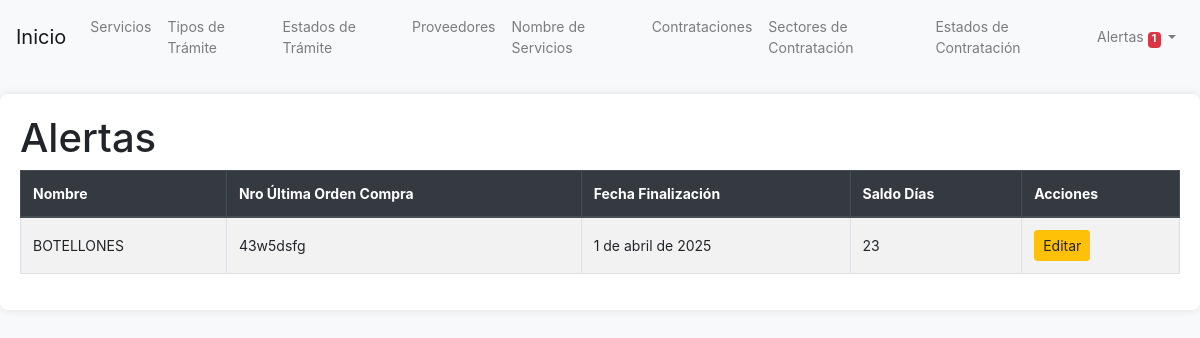
/alertas/, run on the app's committed database.
### servicios/models.py (models this page shows, shortened)
class Contratacion(models.Model):
    nombre = models.ForeignKey(NombreServicio, on_delete=models.CASCADE)
    nro_ultima_orden_compra = models.CharField(max_length=100)
    duracion_meses = models.IntegerField(editable=False, default=0)
    fecha_inicio = models.DateField()
    fecha_finalizacion = models.DateField()
    saldo_dias = models.IntegerField(editable=False, default=0)
    nro_expediente_contratacion = models.CharField(max_length=100)
    vigente = models.BooleanField(default=True)
    en_tramite = models.BooleanField(default=False)
    estado = models.ForeignKey(EstadoContratacion, on_delete=models.CASCADE)
    sector = models.ForeignKey(SectorContratacion, on_delete=models.CASCADE)
    fecha_creacion = models.DateTimeField(auto_now_add=True)
    fecha_modificacion = models.DateTimeField(auto_now=True)

class NombreServicio(models.Model):
    nombre = models.CharField(max_length=100)
    def __str__(self):
        return self.nombre

### servicios/views.py (the view)
# urls.py: path('alertas/', views.alertas_list, name='alertas_list'),
def alertas_list(request):
    contrataciones = Contratacion.objects.filter(fecha_finalizacion__lte=date.today() + timedelta(days=90))
    alertas_count = contrataciones.count()
    return render(request, 'servicios/alertas_list.html', {'contrataciones': contrataciones, 'alertas_count': alertas_count})

### servicios/templates/servicios/alertas_list.html (shortened to what this page needs)
{% extends 'base.html' %}
{% block content %}
<h1>Alertas</h1>
<table class="table table-striped table-bordered">
    <thead class="thead-dark">
        <tr>
            <th>Nombre</th>
            <th>Nro Última Orden Compra</th>
            <th>Fecha Finalización</th>
            <th>Saldo Días</th>
            <th>Acciones</th>
        </tr>
    </thead>
    <tbody>
        {% for contratacion in contrataciones %}
        <tr>
            <td>{{ contratacion.nombre }}</td>
            <td>{{ contratacion.nro_ultima_orden_compra }}</td>
            <td>{{ contratacion.fecha_finalizacion }}</td>
            <td>{{ contratacion.saldo_dias }}</td>
            <td>
                <a href="{% url 'contratacion_update' contratacion.pk %}" class="btn btn-sm btn-warning">Editar</a>
            </td>
        </tr>
        {% endfor %}
    </tbody>
</table>
{% endblock %}

### servicios/templates/base.html (style rules this page uses)
body { background-color: #f8f9fa; margin: 0; padding: 0; box-sizing: border-box; font-size: 0.875rem; }
.table th, .table td { vertical-align: middle; font-size: 0.875rem; }

### data on the page
Contratacion: nombre "BOTELLONES", nro_ultima_orden_compra "43w5dsfg", fecha_finalizacion "1 de abril de 2025", saldo_dias "23"

### other printed values
{{ alertas_count }} "1"
